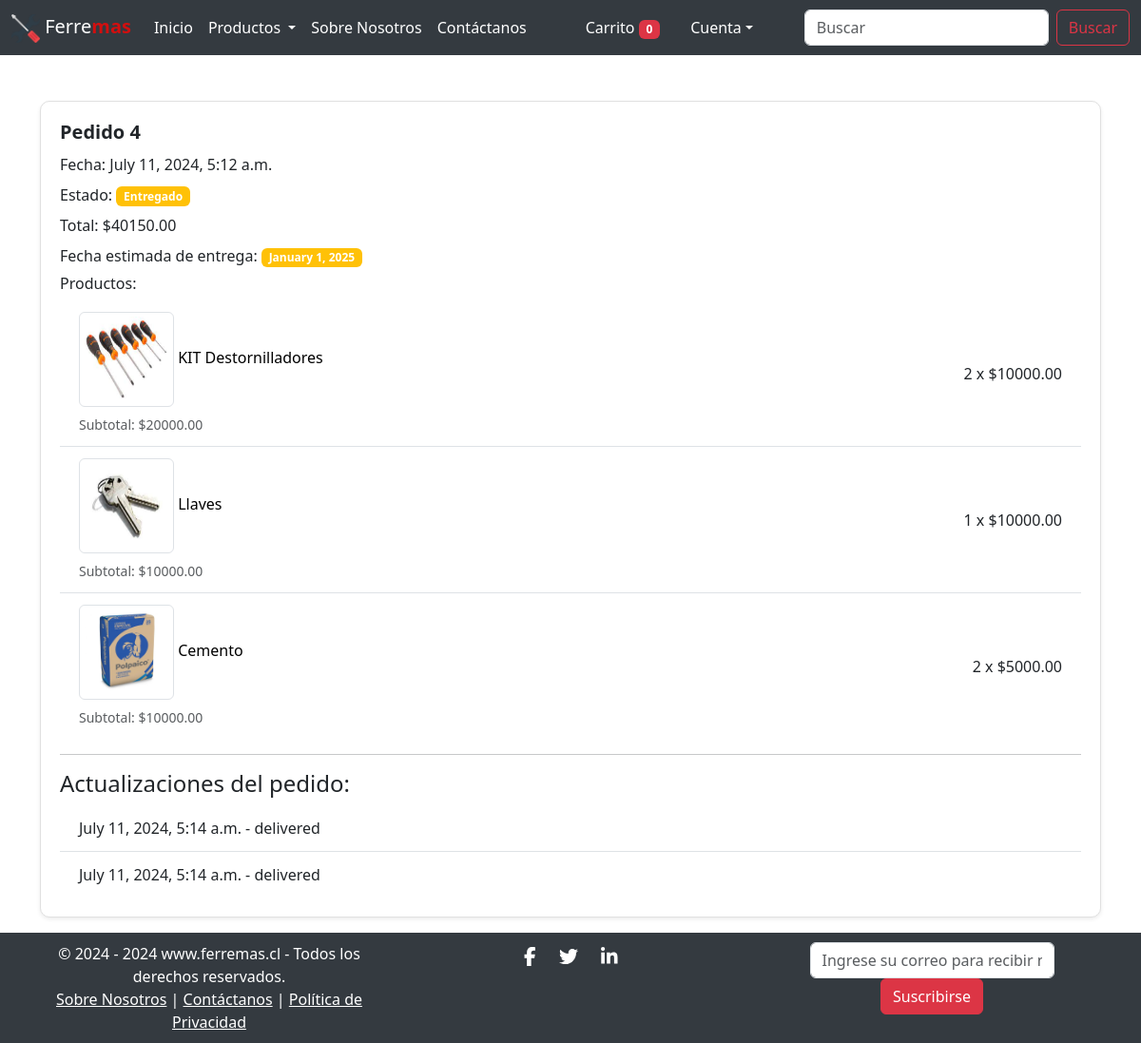
The page /order-detail/4/ (signed in) on the database its author committed.
### core/models.py (models this page shows, shortened)
class Order(models.Model):
    STATUS_CHOICES = [
        ('pending', 'Pending'),
        ('completed', 'Completed'),
        ('processing', 'En proceso'),
        ('shipped', 'Enviado'),
        ('in_transit', 'En tránsito'),
        ('out_for_delivery', 'En reparto'),
        ('delivered', 'Entregado'),
        ('delayed', 'Retrasado'),
        ('returned', 'Devuelto'),
        ('cancelled', 'Cancelado'),
        ('failed_delivery', 'Entrega fallida'),
    ]
    user = models.ForeignKey(User, related_name='orders', on_delete=models.CASCADE)
    total_amount = models.DecimalField(max_digits=10, decimal_places=2)
    status = models.CharField(max_length=20, choices=STATUS_CHOICES, default='pending')
    created_at = models.DateTimeField(auto_now_add=True)
    paypal_payment_id = models.CharField(max_length=100, blank=True, null=True)
    estimated_delivery_date = models.DateField(null=True, blank=True)
    deleted = models.BooleanField(default=False)

class OrderItem(models.Model):
    order = models.ForeignKey(Order, related_name='items', on_delete=models.CASCADE)
    product = models.ForeignKey(Product, on_delete=models.CASCADE)
    quantity = models.IntegerField()
    price = models.FloatField()

class Product(models.Model):
    category = models.ForeignKey(Category, related_name='products', on_delete=models.CASCADE)
    vendor = models.ForeignKey(Vendor, related_name='products', on_delete=models.SET_NULL, null=True, blank=True)
    title = models.CharField(max_length=100)
    description = models.TextField()
    price = models.DecimalField(max_digits=10, decimal_places=2, default=0.0)
    discounted_price = models.DecimalField(max_digits=10, decimal_places=2, null=True, blank=True)
    product_image = models.ImageField(upload_to='products/', null=True, blank=True)

class OrderUpdate(models.Model):
    order = models.ForeignKey(Order, related_name='updates', on_delete=models.CASCADE)
    status = models.CharField(max_length=20, choices=Order.STATUS_CHOICES)
    update_date = models.DateTimeField(auto_now_add=True)
    note = models.TextField(blank=True, null=True)

### core/views.py (the view)
# urls.py: path('order-detail/<int:order_id>/', order_detail, name='order_detail'),
@login_required
def order_detail(request, order_id):
    order = get_object_or_404(Order, id=order_id)
    items = order.items.all()
    user_reviews = Review.objects.filter(user=request.user, product__in=[item.product for item in items])
    user_comments = Comment.objects.filter(user=request.user, order=order)
    order_updates = OrderUpdate.objects.filter(order=order).order_by('-update_date')
    is_admin = request.user.is_staff
    return render(request, 'app/order_detail.html', {
        'order': order,
        'order_items': items,
        'user_reviews': user_reviews,
        'user_comments': user_comments,
        'order_updates': order_updates,
        'is_admin': is_admin,
    })

### core/context_processors.py (called while the page is built)
def cart_item_count(request):
    if request.user.is_authenticated:
        cart_count = Cart.objects.filter(user=request.user).count()
    else:
        cart_count = 0
    return {'totalitems': cart_count}

### core/templatetags/custom_filters.py (called while the page is built)
@register.filter
def multiply(value, arg):
    try:
        return float(value) * float(arg)
    except (ValueError, TypeError):
        return 0

@register.filter(name='has_group')
def has_group(user, group_name):
    return user.groups.filter(name=group_name).exists()

### core/templates/app/order_detail.html (shortened to what this page needs)
{% extends 'app/base.html' %}
{% load static %}
{% load custom_filters %}
{% block main-content %}
<div class="container mt-5">
    <div class="card mb-3 shadow-sm">
        <div class="card-body">
            <h5 class="card-title">Pedido {{ order.id }}</h5>
            <p class="card-text">Fecha: {{ order.created_at }}</p>
            <p class="card-text">Estado: <span class="badge {% if order.status == 'completed' %}bg-success{% else %}bg-warning{% endif %}">{{ order.get_status_display }}</span></p>
            <p class="card-text">Total: ${{ order.total_amount|floatformat:2 }}</p>
            <p class="card-text">Fecha estimada de entrega: <span class="badge bg-warning">{{ order.estimated_delivery_date|date:"F j, Y" }}</span></p>
            <h6>Productos:</h6>
            <ul class="list-group list-group-flush">
                {% for item in order_items %}
                <li class="list-group-item">
                    <div class="d-flex justify-content-between align-items-center">
                        <div>
                            <a href="{% url 'product_detail' item.product.id %}" style="text-decoration: none; color: inherit;">
                                {% if item.product.product_image %}
                                    <img src="{{ item.product.product_image.url }}" alt="{{ item.product.title }}" class="img-thumbnail" style="width: 100px; height: 100px;">
                                {% else %}
                                    <img src="{% static 'path/to/default-image.jpg' %}" alt="{{ item.product.title }}" class="img-thumbnail" style="width: 100px; height: 100px;">
                                {% endif %}
                                <span style="color: black;">{{ item.product.title }}</span>
                            </a>
                            <br>
                            <small class="text-muted">Subtotal: ${{ item.quantity|multiply:item.price|floatformat:2 }}</small>
                        </div>
                        <div>
                            <span>{{ item.quantity }} x ${{ item.price|floatformat:2 }}</span>
                        </div>
                    </div>
                </li>
                {% endfor %}
            </ul>
            <hr>
            <h4>Actualizaciones del pedido:</h4>
            <ul class="list-group list-group-flush">
                {% for update in order_updates %}
                <li class="list-group-item">{{ update.update_date|date:"F j, Y, g:i a" }} - {{ update.status }}</li>
                {% endfor %}
            </ul>
        </div>
    </div>
</div>
{% endblock %}

### core/static/app/css/style.css (style rules this page uses)
.card-body { padding: 1.25rem; }
.card-body p { margin-bottom: 0.5rem; }
.list-group-item { padding: 0.75rem 1.25rem; }
.list-group-item small { display: block; margin-top: 0.5rem; }
.card-title { font-size: 1.25rem; font-weight: bold; }
.card-text { font-size: 1rem; }
.card { border: 1px solid #e0e0e0; border-radius: 10px; }
.card-body { padding: 20px; }
.card-title { margin-bottom: 10px; }
.card-text { margin-bottom: 5px; }

### core/static/app/css/custom.css (style rules this page uses)
.card-body { display: flex; flex-direction: column; }
.card-text { flex-grow: 1; }

### rows shown on the page
Order: id "4", created_at "July 11, 2024, 5:12 a.m.", status "Entregado", total_amount "40150.00", estimated_delivery_date "January 1, 2025"
OrderItem: product.product_image (picture), product "KIT Destornilladores", quantity|multiply "20000.00", quantity "2", price "10000.00"
OrderItem: product.product_image (picture), product "Llaves", quantity|multiply "10000.00", quantity "1", price "10000.00"
OrderItem: product.product_image (picture), product "Cemento", quantity|multiply "10000.00", quantity "2", price "5000.00"
OrderUpdate: update_date "July 11, 2024, 5:14 a.m.", status "delivered"
OrderUpdate: update_date "July 11, 2024, 5:14 a.m.", status "delivered"

### other values the page prints
{{ totalitems }} "0"
